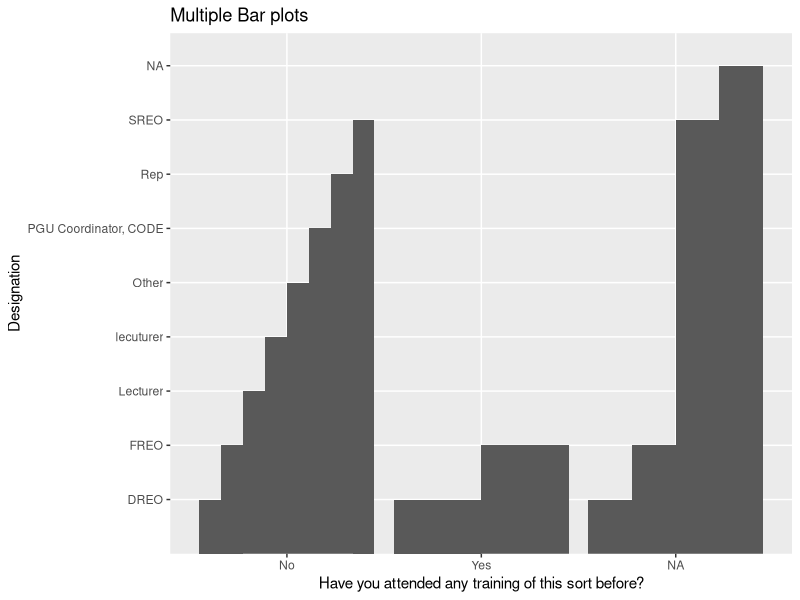
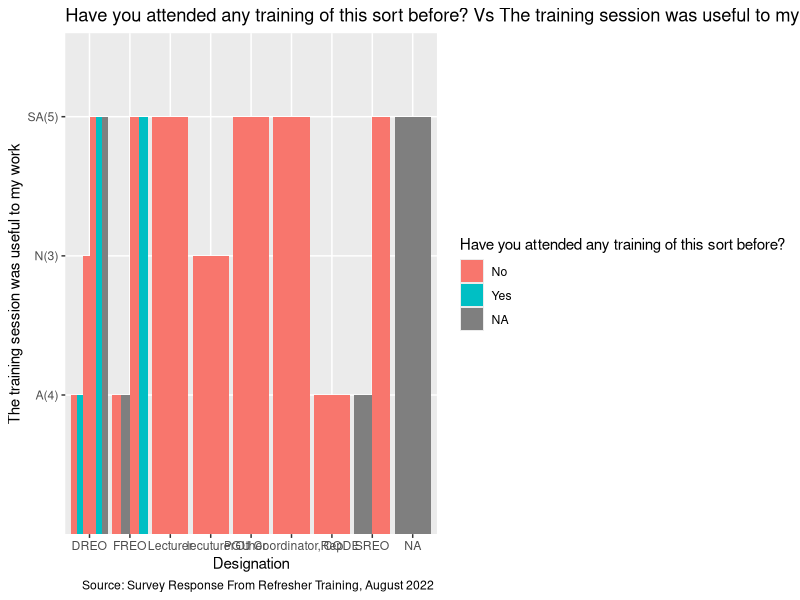

R code for these plots, in order: (Note: this script raises an error after producing the figures.)
library(ggplot2)
library(tidyverse)
library(readxl)

survey <- read_excel("Questionaire.xlsx")
names(survey)

# Filtering respondents
table(survey$`Have you attended any training of this sort before?`)

#attended a similar training
attended_similar <- (subset(survey, survey$`Have you attended any training of this sort before?`== "Yes"))

#Never attended a similar training
not_attended_similar <- (subset(survey, survey$`Have you attended any training of this sort before?`== "No"))

ggplot(survey, aes(`Have you attended any training of this sort before?`, y = Designation)) +
  geom_bar(stat="identity", position = "dodge") +
  labs(title="Multiple Bar plots")


ggplot(survey, aes(Designation, `The training session was useful to my work`,  fill=`Have you attended any training of this sort before?`)) +
  geom_bar(stat="identity", position = "dodge") +
  labs(title="Have you attended any training of this sort before? Vs The training session was useful to my work",
       caption = "Source: Survey Response From Refresher Training, August 2022 ")



g <- ggplot(attended_similar, aes(`The internet network does not support effective use of UCCOSIS`)) + scale_fill_brewer(palette = "Spectral")

g + geom_histogram(aes(fill=`The UCCOSIS supports quality student records management`), 
                   binwidth = .1, 
                   col="black", 
                   size=.1) +  # change binwidth
  labs(title="Histogram with Auto Binning", 
       subtitle="Engine Displacement across Vehicle Classes")  
g + geom_histogram(aes(fill=class), 
                   bins=5, 
                   col="black", 
                   size=.1) +   # change number of bins
  labs(title="Histogram with Fixed Bins", 
       subtitle="Engine Displacement across Vehicle Classes") 
